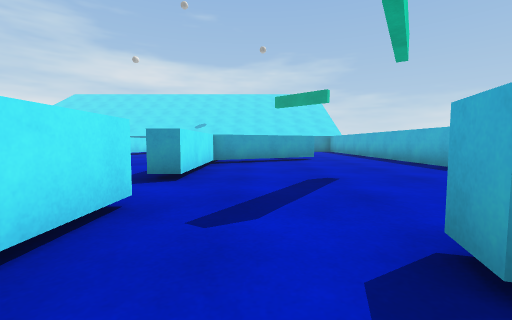
view 1 (above)

16 first-person views from a walk through a Unity game level. The camera is 0.58 m above the floor, tilts 4° down and sees 90° across. The floor is counted in squares, 1 m on a side. Each view is taken from the middle of a square. On the plan, view 1 faces up. The plan holds only what a view shows up to about 9 squares ahead; the rest is blank. The place goes on beyond the plan. The player character is not drawn. Surface patterns are stand-ins for the level's own textures.

view 2
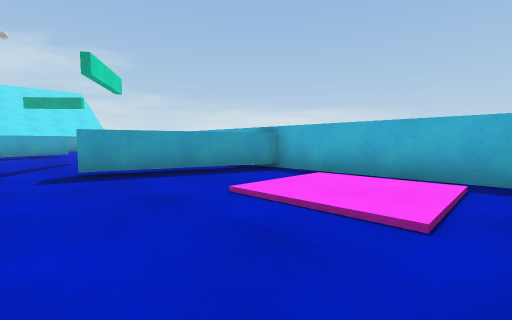

view 3
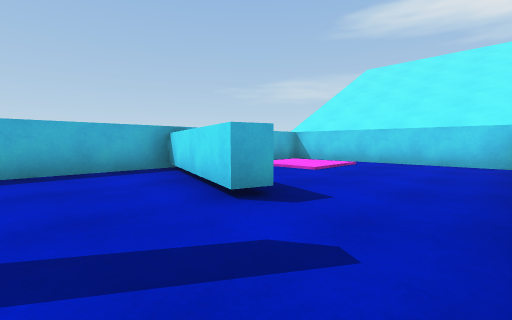

view 4
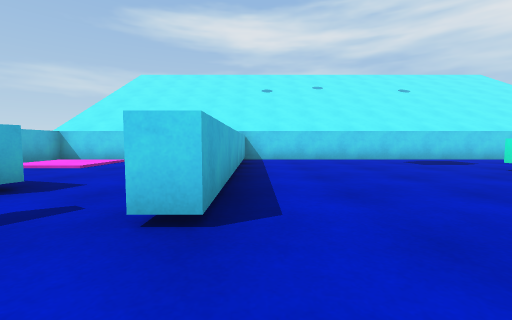

view 5
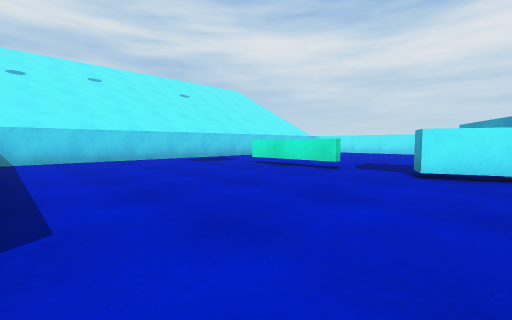

view 6
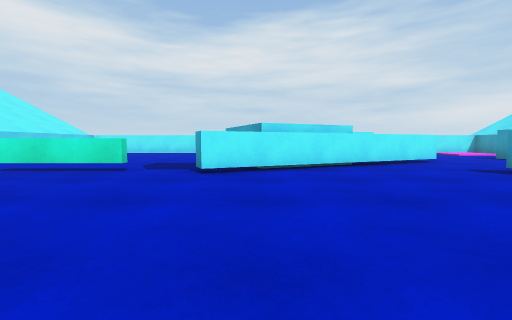

view 7
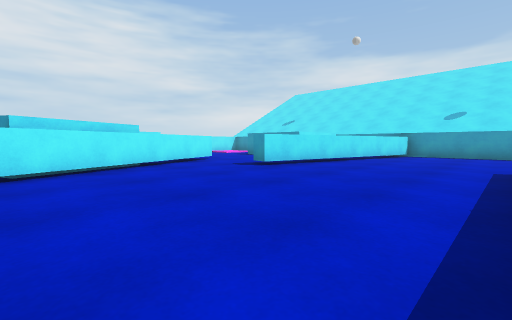

view 8
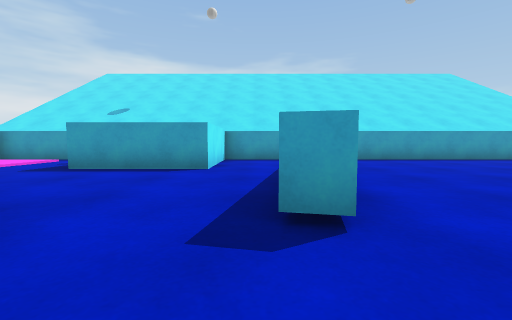

view 9
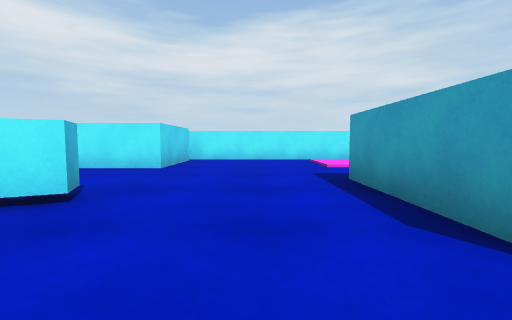

view 10
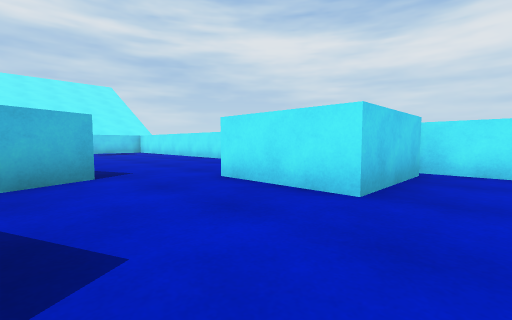

view 11
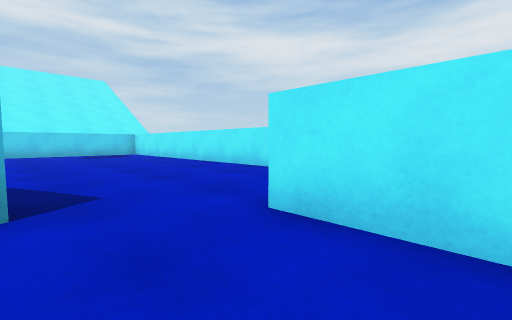

view 12
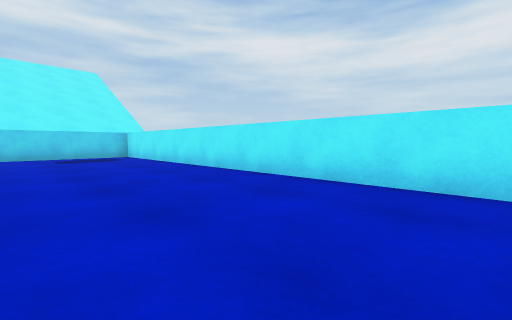

view 13
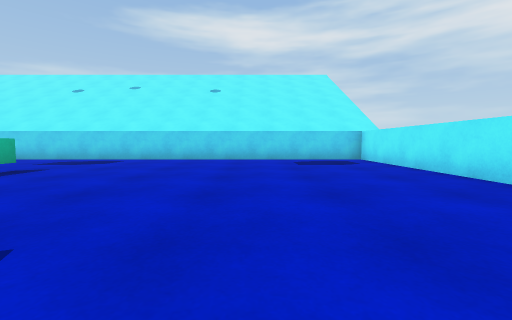

view 14
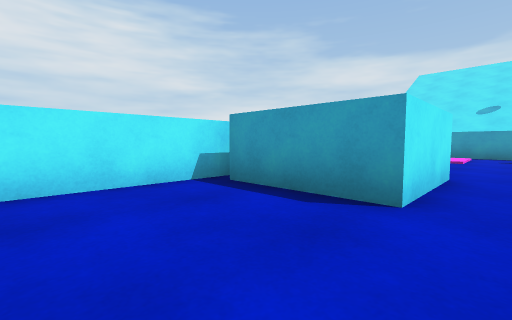

view 15
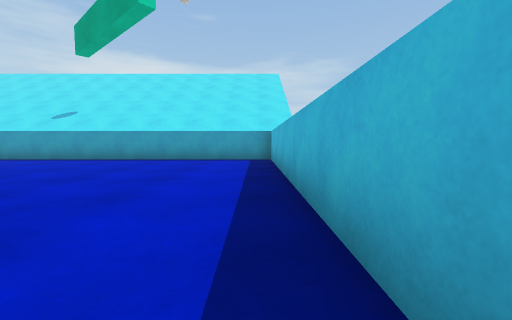

view 16
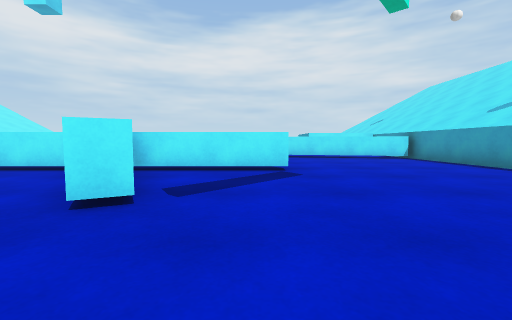

### Floor plan
Key: @ floor where view 1 was taken; # wall or solid block; . main floor; : floor 0.05 m higher than the main floor; ^ raised ledge; T thing the floor can be seen under or through; B block.
Columns run from 16 left of view 1 to 5 right of it. Each row starts with its distance up from view 1.
 16 #####   ##############
 15 #  ..   #..#.........#
 14 #.::.   #.##.........#
 13 #.::.####.#..........#
 12 #.........#..........#
 11 #.........#..........#
 10 #.........#....T.....#
  9 #BBB..#...#....T.#...#
  8 #  B..##.......TT#...#
  7 #BBB...#.......#.....#
  6 #.....BB#......#.....#
  5 #....B  #......#.....
  4 #..... BB#.....#....
  3 #.....B..#...........#
  2 #..............#.....#
  1 #........^.....#.###.#
  0 #........^.....#@..###
 -1 #........^.....#.....#
 -2 #..............#..::.#
 -3 #..............#..::.#
 -4 #..............#.....#
 -5 ######################

Positions as (right, up) in squares from view 1, and headings:
1: (0, 0), facing up
2: (0, -4), facing up-right
3: (-1, 3), facing down-right
4: (-2, 4), facing down
5: (-2, 4), facing down-left
6: (-2, 4), facing left
7: (-2, 4), facing up-left
8: (-7, 7), facing up
9: (-7, 11), facing left
10: (-10, 10), facing down-left
11: (-11, 8), facing down-left
12: (-12, 6), facing down-left
13: (-12, 4), facing down
14: (-12, 4), facing up-left
15: (4, 7), facing up
16: (4, 10), facing left
